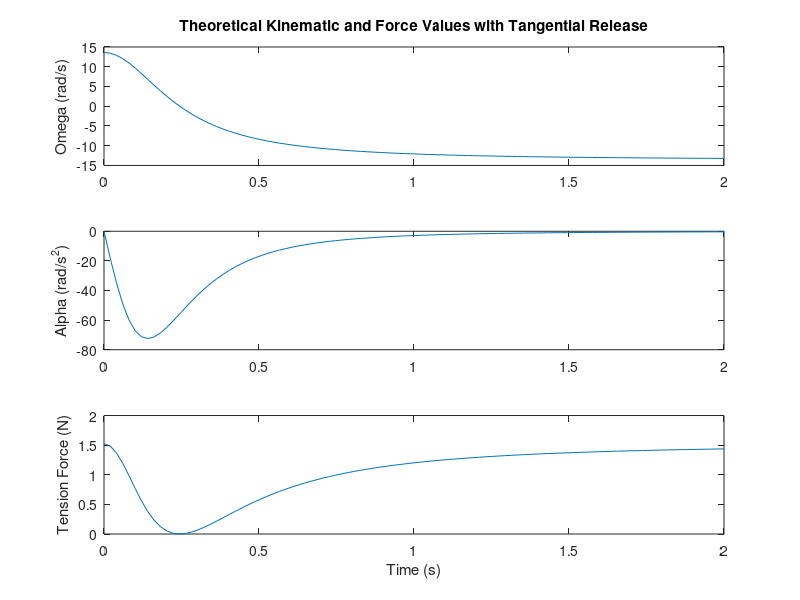

Recreate this plot in MATLAB. (Note: this script raises an error after producing the figure.)
%%%%%%%%%%%%%%%%%%%%%%%%%%%%%%%%%
%Lab 5
%%%%%%%%%%%%%%%%%%%%%%%%%%%%%%%%%

%% Housekeeping and Constants
clc; clear all; close all;

omega0 = 130; % RPM
I = 0.0063; %+/- 0.0001 kg*m^2
R = 0.0762; %m
m = .054*2; %kg

%% Theoretical Tangential
omega0 = omega0*2*pi/60; %rad/s
C = I/(m*R^2)+1;
t = linspace(0,2,100);
a = (C+((omega0^2)*(t.^2)));
b = (C-((omega0^2)*(t.^2)));
omega = omega0*(b./a);
alpha = (-4.*C.*(omega0^3).*t)./((C+(omega0^2).*t.^2).^2);
T = m*((omega.*R).^2)/R; 
subplot(3,1,1)
plot(t,omega)
ylabel('Omega (rad/s)')
title('Theoretical Kinematic and Force Values with Tangential Release');
subplot(3,1,2)
plot(t,alpha)
ylabel('Alpha (rad/s^2)')
subplot(3,1,3)
plot(t, T)
ylabel('Tension Force (N)')
xlabel('Time (s)')
Lt = R*sqrt(C); %m tangential
Lr = R*sqrt((I/(m*R^2)+1)-1); %Given
Ltest = sqrt(I/m+R^2)-R; %Derived


%% Experimental omega
data1 = load('YoYo_despin');
data2 = load('YoYo_noweight');
timeDe = data1(:,1);
omegaDe = data1(:,2);




omegaDe = omegaDe.*(0.104719755);%rpm to rad/s
timeNo = data2(:,1);
omegaNo = data2(:,2);
omegaNo = omegaNo.*(0.104719755);%rpm to rad/s


% calculate avg omega0 that the experiment started with so the model starts
% with too!

omega0_avg_exp = mean(omegaDe(1:18));


%Fixing errors in time data
for i = 120:267
    timeDe(i) = timeDe(i)+1180;
end
for i = 268:1001
    timeDe(i) = timeDe(i)+1180+1480;    
end
for i = 126:275
    timeNo(i) = timeNo(i)+1240;
end
for i = 276:3922
    timeNo(i) = timeNo(i)+1240+1500;
end

% zero the matrices:
timeDe(1) = [];
omegaDe(1) = [];

% eyeball where we started the mechanism, then zero from there:
timeDe(1:19) = [];
omegaDe(1:19) = [];

% zero time:

timeDe = timeDe - timeDe(1);

figure(2)
plot(timeNo./1000, omegaNo,'LineWidth',1.5)
legend('No Masses Used')
xlabel('Time (s)')
ylabel('Omega (rad/s)')
title('Angular Velocity Without activating the YOYO mechanism')
grid minor
ylim([ -2 15])
xlim([ -1 42])

% estimate friction moment:

AlphaNo = diff(omegaNo(2:end));

MomentFriciton = (sum(AlphaNo(2:end))/length(AlphaNo(2:end)))/(sum(diff(timeDe(2:end)))/length(timeDe(2:end)))*I ;

MomentFriciton = (-I*omegaNo(2)) / (timeNo(end)./1000) ;


%% Experimental alpha

alphaDe = diff(omegaDe)./diff(timeDe);
alphaNo = diff(omegaNo)./diff(timeNo);

%MomentFriciton = mean(alphaNo(2:end))*I ;


omega = @(t) omegaDe(1)*(((C-((omega0^2)*(t.^2))))./((C+((omega0^2)*(t.^2)))));

TimePlug = (timeNo./1000);


% compute when tangential realse ends:


Wtang = omegaDe(1)*((C-((omegaDe(1)^2)*(Lr.^2)))/(C+((omegaDe(1)^2)*(Lr.^2))));


timeDe = timeDe(1:end);
timeNo = timeNo(1:end);
figure(3)
plot(timeDe(1:end)./1000,omegaDe(1:end),'-','LineWidth',1.5)
hold on
plot(TimePlug(2:end),omega(TimePlug(2:end)),'LineWidth',1.5)
plot(0.185,3.5,'ok','MarkerSize',8)
legend('Despin Masses Used (radial)','No Masses Used (theoretical, tangential)','Point when tangential release ends')
ylabel('\omega (rad/s^2)')
xlabel('Time (s)')
title('Angular Velocity theoretical vs experimental')
xlim([-0.01 1.5])
grid minor


